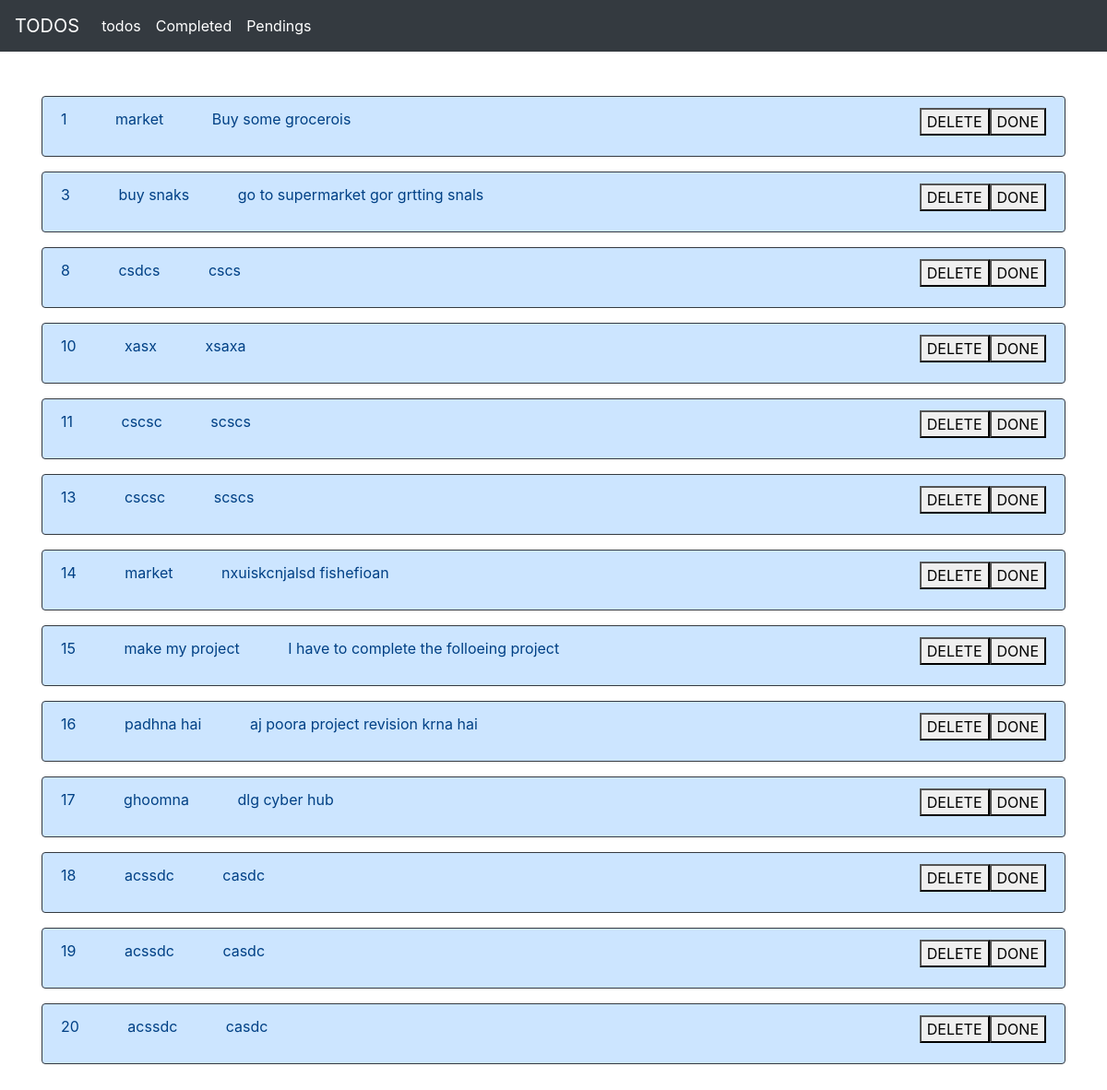
Screenshot of /todos with the database file from the repository.
### app_1/models.py (models this page shows, shortened)
class todos(models.Model):
    title = models.CharField(max_length=50)
    discription = models.TextField()
    is_completed = models.BooleanField(default=False)
    created_at = models.DateTimeField(auto_now_add=True)

### app_1/views.py (the view)
# urls.py: path('todos', views.listViews),
def listViews(request):
    todo = todos.objects.all()
    if request.method=="POST":
        todo.is_completed=True
        todo.save()
        return redirect('listViews')
    else:
        return render(request, 'todos.html',{'todo':todo})

### app_1/templates/todos.html
{% extends 'base.html' %}
{% block body %}
<div class="container mx-10 my-5">
  {% for todos in todo  %}
  <div class="alert alert-primary border-dark"  type = 'checkbox' >
    <p><a> {{todos.id}}</a>
      <a class="block mx-5" >{{todos.title}}</a>
      <a class="text my-5">{{todos.discription}}</a>
      <button style="float: right;" >DONE</button>
      <button style="float: right;" >DELETE</button>
    </p>
  </div>
  {% endfor %}
</div>
{% endblock body %}

### rows the page displays
todos: id "1", title "market", discription "Buy some grocerois"
todos: id "3", title "buy snaks", discription "go to supermarket gor grtting snals"
todos: id "8", title "csdcs", discription "cscs"
todos: id "10", title "xasx", discription "xsaxa"
todos: id "11", title "cscsc", discription "scscs"
todos: id "13", title "cscsc", discription "scscs"
todos: id "14", title "market", discription "nxuiskcnjalsd fishefioan"
todos: id "15", title "make my project", discription "I have to complete the folloeing project"
todos: id "16", title "padhna hai", discription "aj poora project revision krna hai"
todos: id "17", title "ghoomna", discription "dlg cyber hub"
todos: id "18", title "acssdc", discription "casdc"
todos: id "19", title "acssdc", discription "casdc"
todos: id "20", title "acssdc", discription "casdc"
